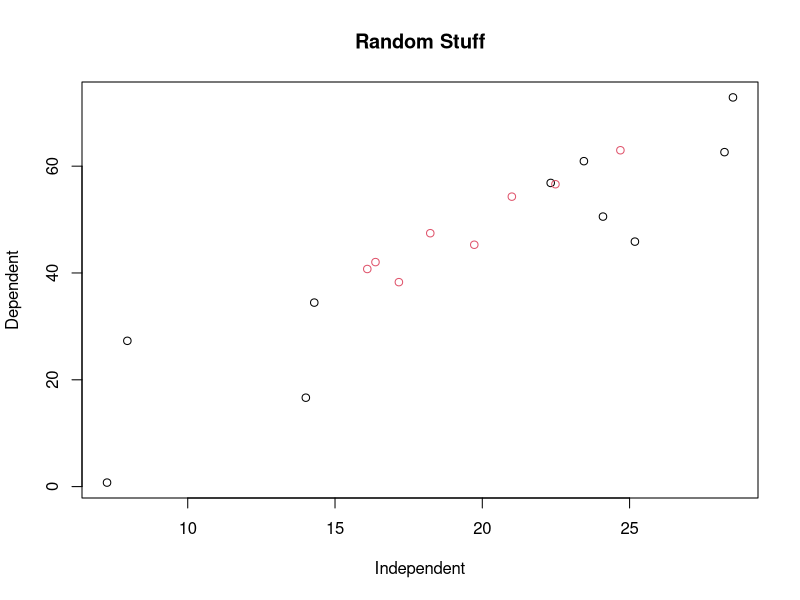
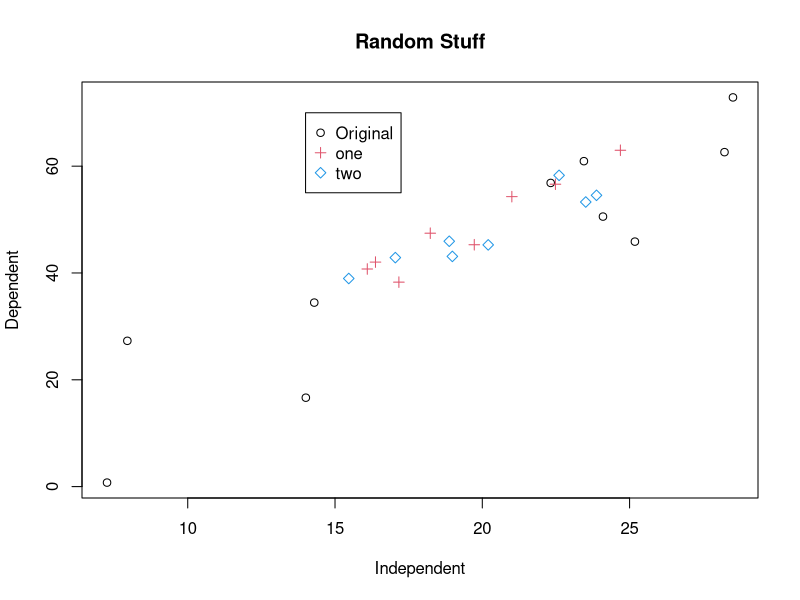
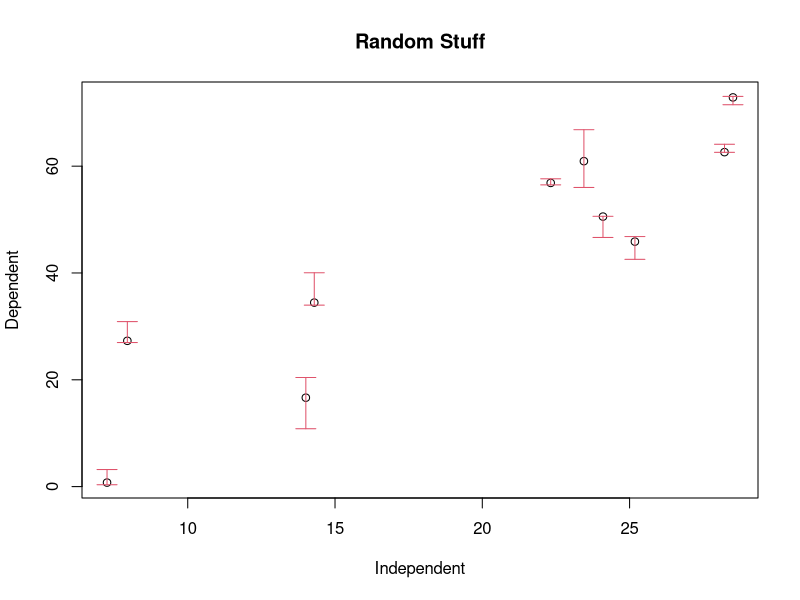
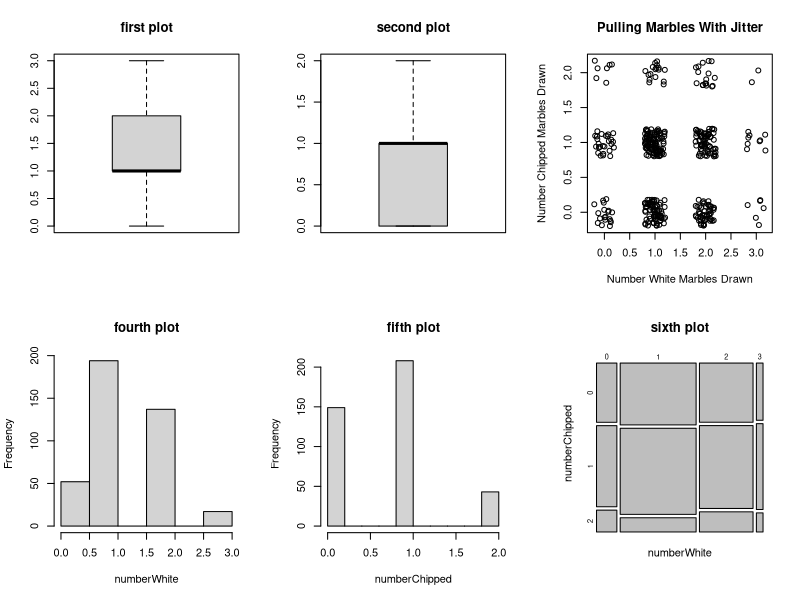
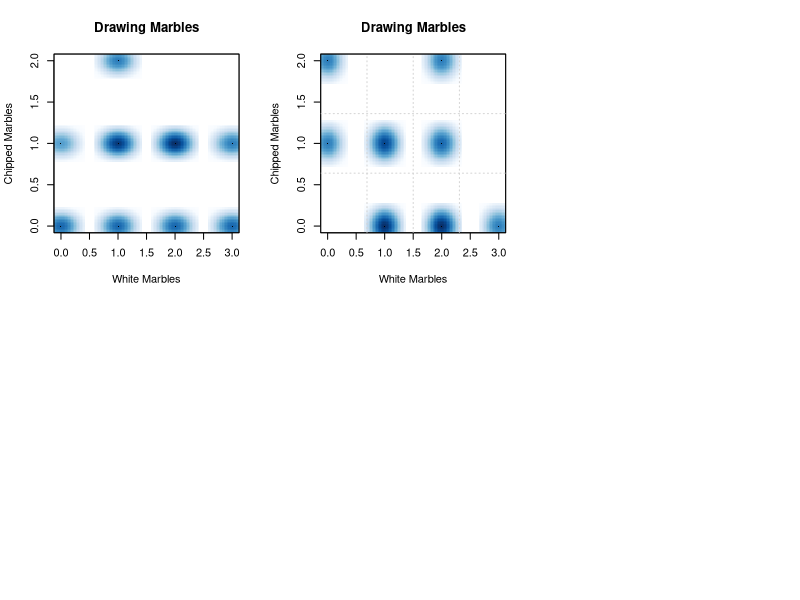
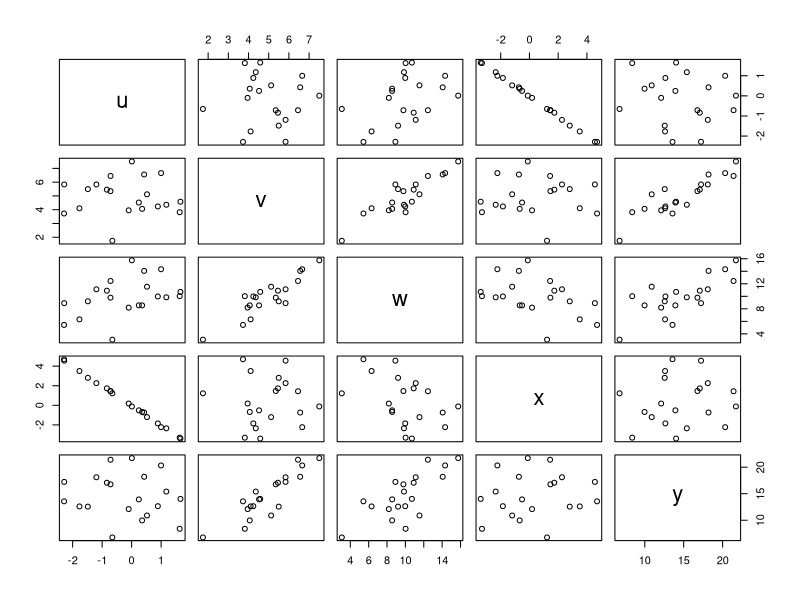
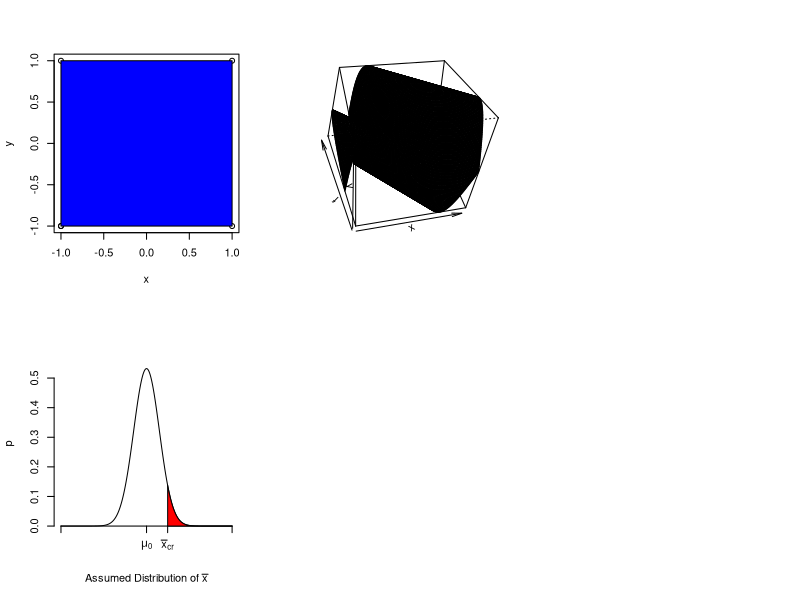

Reproduce these figures in R, in order. (Note: this script raises an error after producing the figures.)
## ---- chunk 1
x <- rnorm(10,sd=5,mean=20)
y <- 2.5*x - 1.0 + rnorm(10,sd=9,mean=0)
cor(x,y)
## ---- chunk 2
plot(x,y,xlab="Independent",ylab="Dependent",main="Random Stuff")
x1 <- runif(8,15,25)
y1 <- 2.5*x1 - 1.0 + runif(8,-6,6)
points(x1,y1,col=2)
## ---- chunk 3
x2 <- runif(8,15,25)
y2 <- 2.5*x2 - 1.0 + runif(8,-6,6)

plot(x,y,xlab="Independent",ylab="Dependent",main="Random Stuff")
points(x1,y1,col=2,pch=3)
points(x2,y2,col=4,pch=5)
legend(14,70,c("Original","one","two"),col=c(1,2,4),pch=c(1,3,5))
## ---- chunk 4
plot(x,y,xlab="Independent",ylab="Dependent",main="Random Stuff")
xHigh <- x
yHigh <- y + abs(rnorm(10,sd=3.5))
xLow <- x
yLow <- y - abs(rnorm(10,sd=3.1))
arrows(xHigh,yHigh,xLow,yLow,col=2,angle=90,length=0.1,code=3)
## ---- chunk 5
numberWhite <- rhyper(400,4,5,3)
numberChipped <- rhyper(400,2,7,3)
## ---- chunk 6
par(mfrow=c(2,3))
boxplot(numberWhite,main="first plot")
boxplot(numberChipped,main="second plot")
plot(jitter(numberWhite),jitter(numberChipped),xlab="Number White Marbles Drawn",
       ylab="Number Chipped Marbles Drawn",main="Pulling Marbles With Jitter")
hist(numberWhite,main="fourth plot")
hist(numberChipped,main="fifth plot")
mosaicplot(table(numberWhite,numberChipped),main="sixth plot")
## ---- chunk 7
numberWhite <- rhyper(30,4,5,3)
numberChipped <- rhyper(30,2,7,3)
smoothScatter(numberWhite,numberChipped,
             xlab="White Marbles",ylab="Chipped Marbles",main="Drawing Marbles")
## ---- chunk 8
numberWhite <- rhyper(30,4,5,3)
numberChipped <- rhyper(30,2,7,3)
smoothScatter(numberWhite,numberChipped,
             xlab="White Marbles",ylab="Chipped Marbles",main="Drawing Marbles")
grid(4,3)
## ---- chunk 9
uData <- rnorm(20)
vData <- rnorm(20,mean=5)
wData <- uData + 2*vData + rnorm(20,sd=0.5)
xData <- -2*uData+rnorm(20,sd=0.1)
yData <- 3*vData+rnorm(20,sd=2.5)

d <- data.frame(u=uData,v=vData,w=wData,x=xData,y=yData)
pairs(d)
## ---- chunk 10
x = c(-1,1,1,-1,-1)
y = c(-1,-1,1,1,-1)
plot(x,y)
polygon(x,y,col='blue')
## ---- chunk 11
# Set the data
stdDev <- 0.75;
x <- seq(-5,5,by=0.01)
y <- dnorm(x,sd=stdDev)
right <- qnorm(0.95,sd=stdDev)

# Plotting possibility distribution
plot(x,y,type="l",xaxt="n",ylab="p",
       xlab=expression(paste('Assumed Distribution of ',bar(x))),
       axes=FALSE,ylim=c(0,max(y)*1.05),xlim=c(min(x),max(x)),
       frame.plot=FALSE)

# Draw axis separately
axis(1,at=c(-5,right,0,5),
       pos = c(0,0),
       labels=c(expression(' '),expression(bar(x)[cr]),expression(mu[0]),expression(' ')))
axis(2)

# Add reject region to shade
xReject <- seq(right,5,by=0.01)
yReject <- dnorm(xReject,sd=stdDev)
polygon(c(xReject,xReject[length(xReject)],xReject[1]),
          c(yReject,0, 0), col='red')
## ---- chunk 12
x <- seq(0,2*pi,by=pi/100)
y <- x
xg <- (x*0+1) %*% t(y)
yg <- (x) %*% t(y*0+1)

f <- sin(xg+yg)
persp(x,y,f,theta=-10,phi=40) #Theta and phi is setting the degree for the surface.
## ---- chunk 13
santa <- data.frame(belief=c('no belief','no belief','no belief','no belief',
                               'belief','belief','belief','belief',
                               'belief','belief','no belief','no belief',
                               'belief','belief','no belief','no belief'),
                      sibling=c('older brother','older brother','older brother','older sister',
                                'no older sibling','no older sibling','no older sibling','older sister',
                                'older brother','older sister','older brother','older sister',
                                'no older sibling','older sister','older brother','no older sibling')
                      )

santa
## ---- chunk 14
summary(santa)
## ---- chunk 15
plot(santa$belief)
## ---- chunk 16
plot(santa$sibling,santa$belief)
## ---- chunk 17
totals = table(santa$belief,santa$sibling)
mosaicplot(totals,main="Older Brothers are Jerks",
           xlab="Belief in Santa Claus",ylab="Older Sibling",
           col=c(2,3,4))
## ---- chunk 18
x = rexp(20,rate=4)
hist(x,ylim=c(0,18),main="This Are An Histogram",xlab="X")
boxplot(x,at=16,horizontal=TRUE,add=TRUE)

rug(x,side=1)
d = density(x)
points(d,type='l',col=3)
## ---- chunk 19
dev.new()
dev.list()

dev.set(3)

x = rnorm(20)
hist(x)
dev.set(2)
## ---- chunk 20
dev.new()
boxplot(x)
## ---- chunk 21
dev.new()
dev.set(4)
qqnorm(x)
qqline(x)
dev.next()
## ---- chunk 22
dev.set(dev.next())
plot(density(x))
## ---- chunk 23
x = rnorm(100)
hist(x)
dev.print(device=png,width=200,"hist.png")
## ---- chunk 24
png(file="hist1.png")
hist(x)
rug(x,side=1)
dev.off()
